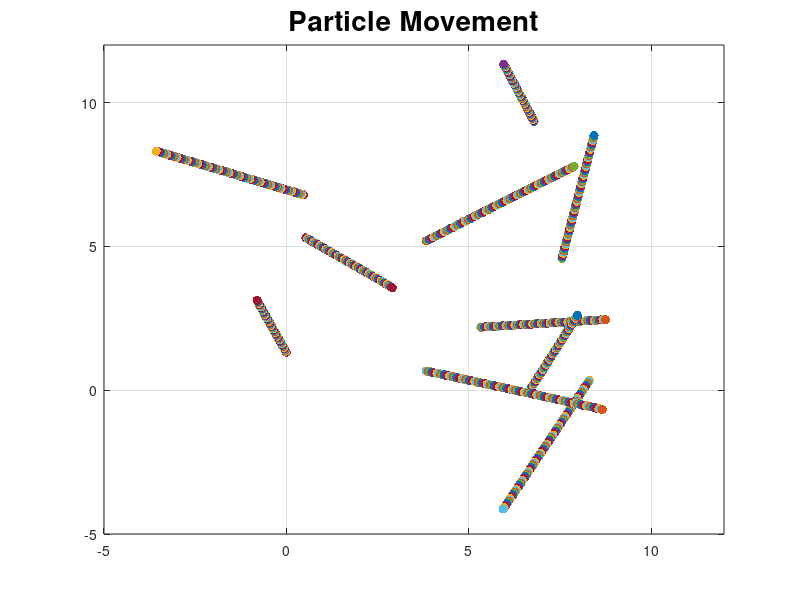

The MATLAB script that drew this image: (Note: this script raises an error after producing the figure.)
MD = importdata('test.dat');
num_particles = 10;
len = length(MD.data(:,1));

a = 1;
b = 1;
c = 1;
d = 1;
e = 1;
f = 1;
g = 1;
h = 1;
ai = 1;
j = 1;

% GET POSITIONS FOR EACH PARTICLE
for i = 1:len
    
    if (MD.data(i,1) == 0)
        particle0.x(a) = MD.data(i,2);
        particle0.y(a) = MD.data(i,3);
        a = a + 1;
    elseif (MD.data(i,1) == 1)
        particle1.x(b) = MD.data(i,2);
        particle1.y(b) = MD.data(i,3);
        b = b + 1;
    elseif (MD.data(i,1) == 2)
        particle2.x(c) = MD.data(i,2);
        particle2.y(c) = MD.data(i,3);
        c = c + 1;
    elseif (MD.data(i,1) == 3)
        particle3.x(d) = MD.data(i,2);
        particle3.y(d) = MD.data(i,3);
        d = d + 1;
    elseif (MD.data(i,1) == 4)
        particle4.x(e) = MD.data(i,2);
        particle4.y(e) = MD.data(i,3);
        e = e + 1;
    elseif (MD.data(i,1) == 5)
        particle5.x(f) = MD.data(i,2);
        particle5.y(f) = MD.data(i,3);
        f = f + 1;
    elseif (MD.data(i,1) == 6)
        particle6.x(g) = MD.data(i,2);
        particle6.y(g) = MD.data(i,3);
        g = g + 1;
    elseif (MD.data(i,1) == 7)
        particle7.x(h) = MD.data(i,2);
        particle7.y(h) = MD.data(i,3);
        h = h + 1;
    elseif (MD.data(i,1) == 8)
        particle8.x(ai) = MD.data(i,2);
        particle8.y(ai) = MD.data(i,3);
        ai = ai + 1;
    elseif (MD.data(i,1) == 9)
        particle9.x(j) = MD.data(i,2);
        particle9.y(j) = MD.data(i,3);
        j = j + 1;
    end        
end

num_frames = len / num_particles;

for jello = 1:num_frames
    plot(particle0.x(jello),particle0.y(jello),'.','MarkerSize',20)
    hold on
    plot(particle1.x(jello),particle1.y(jello),'.','MarkerSize',20)
    hold on
    plot(particle2.x(jello),particle2.y(jello),'.','MarkerSize',20)
    hold on
    plot(particle3.x(jello),particle3.y(jello),'.','MarkerSize',20)
    hold on
    plot(particle4.x(jello),particle4.y(jello),'.','MarkerSize',20)
    hold on
    plot(particle5.x(jello),particle5.y(jello),'.','MarkerSize',20)
    hold on
    plot(particle6.x(jello),particle6.y(jello),'.','MarkerSize',20)
    hold on
    plot(particle7.x(jello),particle7.y(jello),'.','MarkerSize',20)
    hold on
    plot(particle8.x(jello),particle8.y(jello),'.','MarkerSize',20)
    hold on
    plot(particle9.x(jello),particle9.y(jello),'.','MarkerSize',20)
    grid on
    xlim([-5,12]);
    ylim([-5,12]);
    title('Particle Movement','FontSize',20);
    F(jello) = getframe; 
end

writerObj = VideoWriter('particle_movement.avi');
open(writerObj);
writeVideo(writerObj, F)
close(writerObj);
clear all



